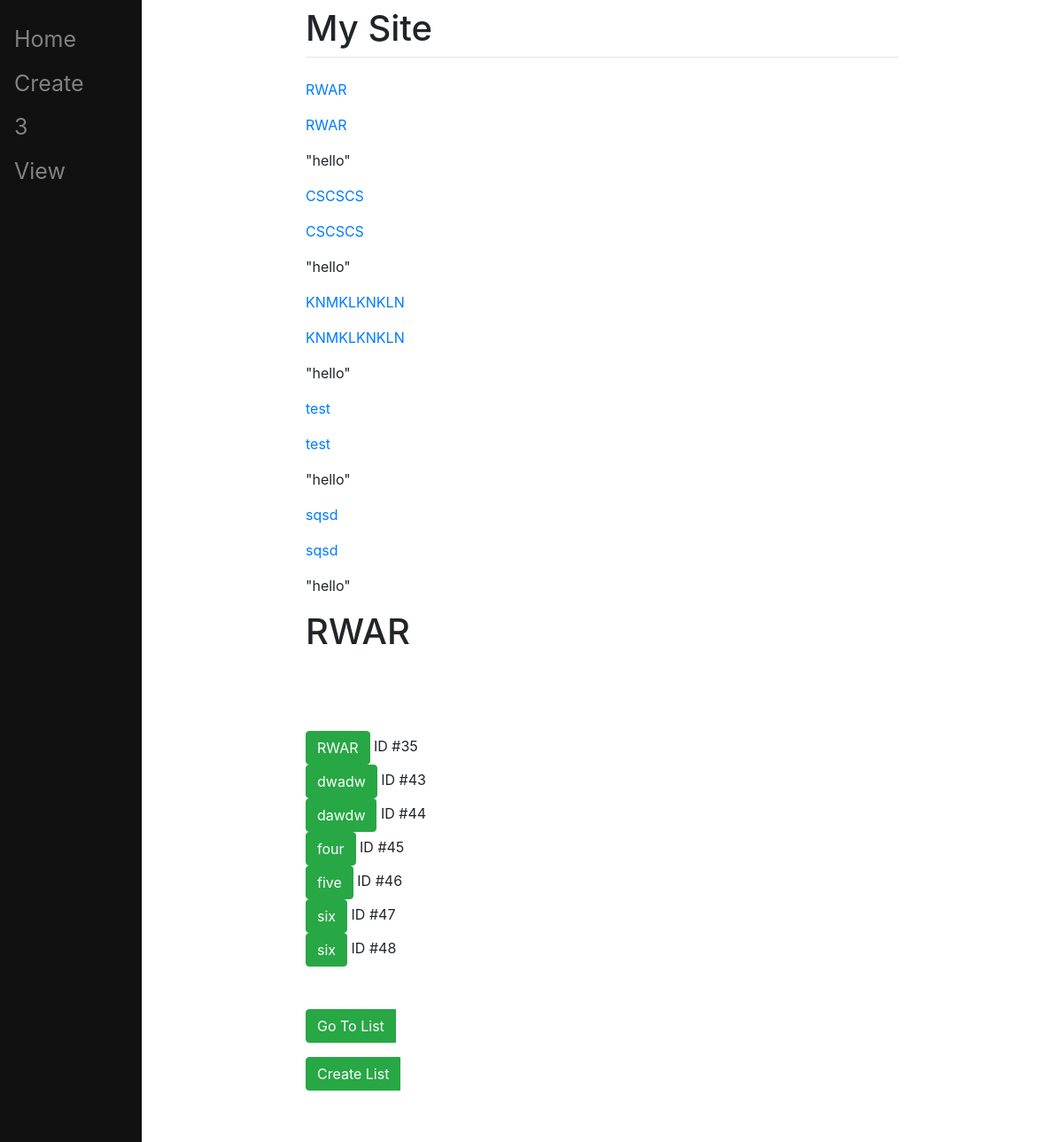
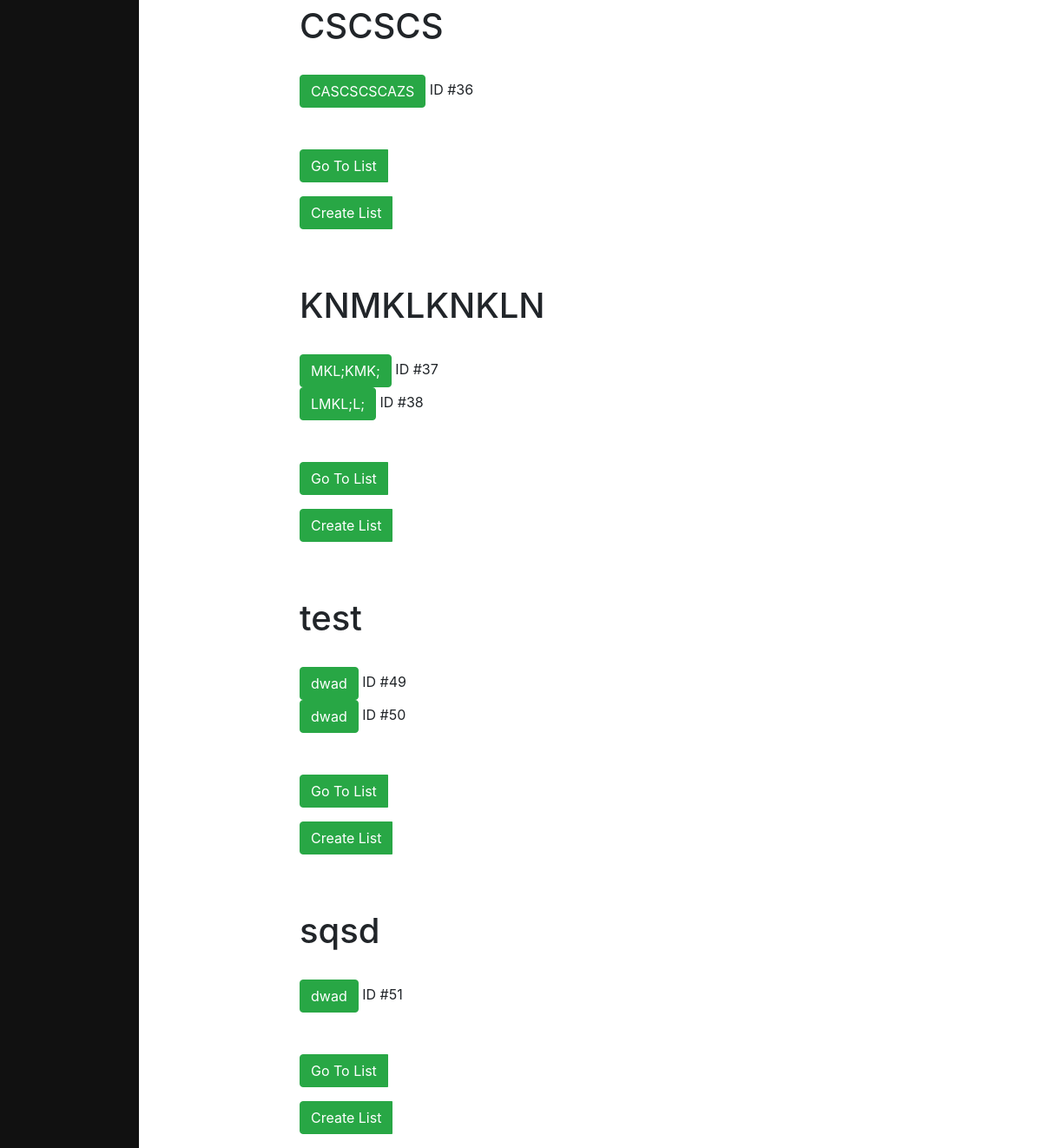
The app's page /vote/ (signed in) with its own data (2 pictures, top to bottom).
### main/models.py (models this page shows, shortened)
class ToDoList(models.Model):
	user = models.ForeignKey(User, on_delete=models.CASCADE, related_name="todolist", null=True)
	name = models.CharField(max_length=200)

class Item(models.Model):	#django needs the tyoe of field "ToDoList" is, tell it that by using models.ForeignKey(object, ect)
	todolist = models.ForeignKey(ToDoList, on_delete=models.CASCADE)
	text = models.CharField(max_length=300)
	complete = models.BooleanField()

### main/views.py (the view)
# urls.py: path("vote/", views.view, name="vote"),
def view(response):
	return render(response, "main/view.html", {})

### main/templates/main/view.html (shortened to what this page needs)
{% extends "main/base.html" %}
{% block content %}
	{% for td in user.todolist.all %}
		<p><a href="/{{td.id}}">{{td.name}}</p>
		<p><a href="{% url 'main:index' td.id %}">{{td.name}}</a></p>
		<p>"hello"</p>
	{% endfor %}
		<fieldset>
			{% for list in user.todolist.all %}
			<br>
			<br>
					<legend><h1>{{ list.name }}</h1></legend>
					<br>
					<form action="{% url 'main:vote' list.id %}" method="post">
					{% for item in list.item_set.all %}
					{% load crispy_forms_filters %}
						 <input type="button" name="hi{{ forloop.counter }}" class="btn btn-success" id=item{{item.id}} value={{item.text}}>
						 <label for="hi{{ forloop.counter }}"> ID #{{ item.id }}</label><br>
					{% endfor %}
						<br>
						<br>
						<div class="input-group mb-3">
							<div class="input-group-prepend">
							<button type="submit", name="Go To List" class="btn btn-success">Go To List</button>
							</div>
						</div>
					</form>
					<form action="{% url 'main:create' %}" method="get" class="form-group">
						<div class="input-group mb-3">
							<div class="input-group-prepend">
							<button type="submit", name="Create List" class="btn btn-success">Create List</button>
							</div>
						</div>
					</form>
			{% endfor %}
		</fieldset>
{% endblock %}

### main/templates/main/base.html (shortened to what this page needs)
<!doctype html>
<html>
<head>
	<link rel="stylesheet" href="https://stackpath.bootstrapcdn.com/bootstrap/4.3.1/css/bootstrap.min.css">
</head>
<body>
	<div class="sidenav">
		<a href="/home">Home</a>
		<a href="/create">Create</a>
		<a href="/3">3</a>
		<a href="/view">View</a>
	</div>
	<div id = "content", name="content", class="main">
		<div class="row justify-content-center">
			<div class="col-8">
				<h1 class="mt-2">My Site</h1>
				<hr class="my-0 mb-4">
				{% block content %}
				{% endblock %}
			</div>
		</div>
	</div>
</body>
</html>

### main/templates/main/base.html (style rules this page uses)
.sidenav { height:100%; width: 160px; position: fixed; z-index: 1; top: 0; left: 0; background-color:#111; overflow-x: :hidden; padding-top:20px; }
.sidenav a { padding:6px 8px 6px 16px; text-decoration:none; font-size:25px; color: #818181; display:block; }
.main { margin-left:160px; padding: 0px 10px; }

### records on screen
ToDoList: name "RWAR"
ToDoList: name "CSCSCS"
ToDoList: name "KNMKLKNKLN"
ToDoList: name "test"
ToDoList: name "sqsd"
Item: text "RWAR", id "35"
Item: text "dwadw", id "43"
Item: text "dawdw", id "44"
Item: text "four", id "45"
Item: text "five", id "46"
Item: text "six", id "47"
Item: text "six", id "48"
Item: text "CASCSCSCAZS", id "36"
Item: text "MKL;KMK;", id "37"
Item: text "LMKL;L;", id "38"
Item: text "dwad", id "49"
Item: text "dwad", id "50"
Item: text "dwad", id "51"
